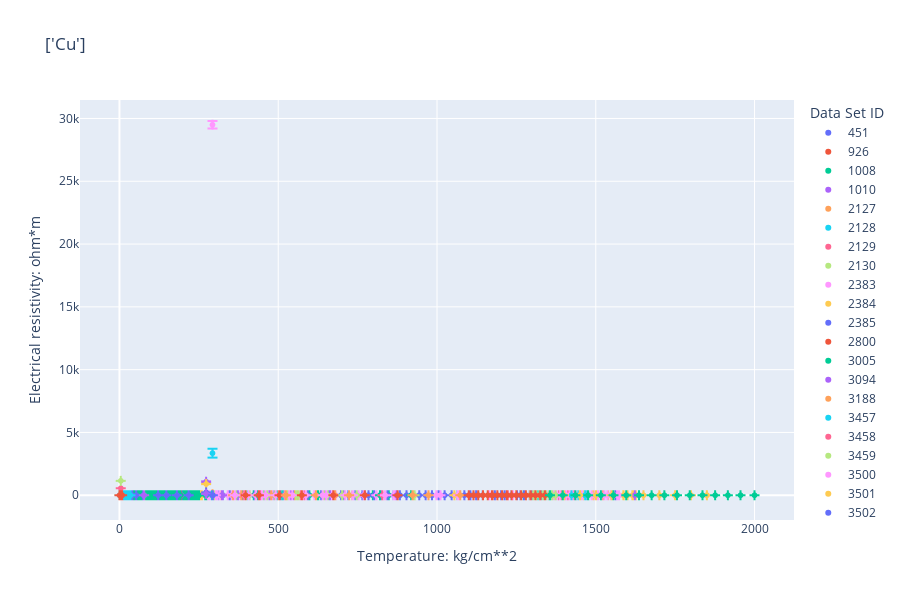

The cell this chart's notebook holds for it:
### Code cell
import plotly.express as px
import math

x = []
y = []

n = 0
for a, b, c in zip(df['Representation'], df['State'], df[f'{y_lab}: {y_un}']):
    if (a != rep) and (rep != False):
        df = df.drop(df.index[n], axis = 0)
        n -= 1
    elif (b != [state]) and (state != False):
        df = df.drop(df.index[n], axis = 0)
        n -= 1
    elif math.isnan(c):
        df = df.drop(df.index[n], axis = 0)
        n -= 1
    n += 1

if show_uncertainty:
    fig = px.scatter(df, x=f'{x_lab}: {x_un}',y=f'{y_lab}: {y_un}', title=str(compound), color='Data Set ID', hover_data=[df.State, df.Representation, df.Method, df.Year], error_y='Uncertainty', height=600)
else:
    fig = px.scatter(df, x=f'{x_lab}: {x_un}',y=f'{y_lab}: {y_un}', title=str(compound), color='Data Set ID', hover_data=[df.State, df.Representation, df.Method, df.Year], height=600)

fig.show()

# pd.set_option('display.max_rows', None)
df
